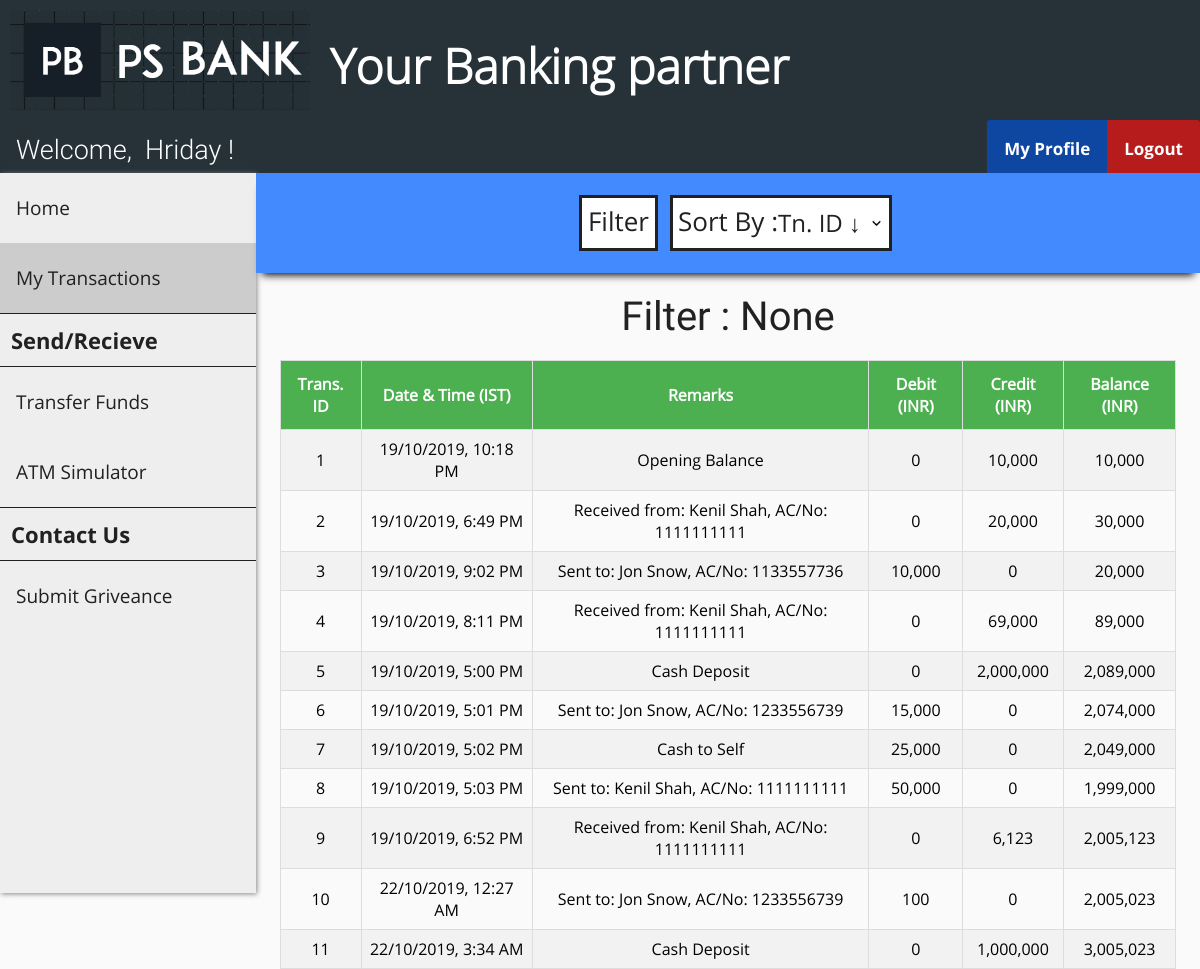
Screenshot of /customer_transactions.php (signed in) with the database file from the repository.
### tables this page shows
CREATE TABLE `customer` (
  `cust_id` int(11) NOT NULL,
  `first_name` varchar(30) DEFAULT NULL,
  `last_name` varchar(30) DEFAULT NULL,
  `gender` varchar(10) DEFAULT NULL,
  `dob` date DEFAULT NULL,
  `aadhar_no` int(11) DEFAULT NULL,
  `email` varchar(30) DEFAULT NULL,
  `phone_no` varchar(20) DEFAULT NULL,
  `address` varchar(255) DEFAULT NULL,
  `branch` varchar(30) DEFAULT NULL,
  `account_no` int(11) DEFAULT NULL,
  `pin` int(4) DEFAULT NULL,
  `uname` varchar(30) DEFAULT NULL,
  `pwd` varchar(30) DEFAULT NULL
);

CREATE TABLE `passbook1` (
  `trans_id` int(11) NOT NULL,
  `trans_date` datetime DEFAULT NULL,
  `remarks` varchar(255) DEFAULT NULL,
  `debit` int(11) DEFAULT NULL,
  `credit` int(11) DEFAULT NULL,
  `balance` int(11) DEFAULT NULL
);

### customer_transactions.php (the view, shortened to what this page needs)
<?php
    include "connect.php";
    include "header.php";
    include "customer_navbar.php";
    include "customer_sidebar.php";
    if (isset($_SESSION['loggedIn_cust_id'])) {
        $sql0 = "SELECT * FROM passbook".$_SESSION['loggedIn_cust_id'];
    }
    $filter_indicator = "None";
?>
<!DOCTYPE html>
<html>
<head>
    <link rel="stylesheet" href="transactions_style.css">
</head>
<body>
    <div class="search-bar-wrapper">
        <div class="search-bar" id="the-search-bar">
            <div class="flex-item-search-bar" id="fi-search-bar">
                <button id="search" onclick="document.getElementById('id01').style.display='block'">Filter</button>
                <div class="flex-item-by">
                    <label id="sort">Sort By :</label>
                </div>
                <div class="flex-item-search-by">
                    <select name="by" onChange="window.location.href=this.value">
                        <option selected disabled hidden>
                            <?php if (empty($_GET['sort'])) {?>Tn. ID &darr;<?php } ?>
                        </option>
                    </select>
                </div>
            </div>
        </div>
    </div>
    <div class="flex-container">
        <p id="none">Filter : <?php echo $filter_indicator ?></p>
    </div>
    <div class="flex-container">
        <?php
            $result = $conn->query($sql0);
            if ($result->num_rows > 0) {?>
                <table id="transactions">
                    <tr>
                        <th>Trans. ID</th>
                        <th>Date & Time (IST)</th>
                        <th>Remarks</th>
                        <th>Debit (INR)</th>
                        <th>Credit (INR)</th>
                        <th>Balance (INR)</th>
                    </tr>
        <?php
            while($row = $result->fetch_assoc()) {?>
                    <tr>
                        <td><?php echo $row["trans_id"]; ?></td>
                        <td>
                            <?php
                                $time = strtotime($row["trans_date"]);
                                $sanitized_time = date("d/m/Y, g:i A", $time);
                                echo $sanitized_time;
                             ?>
                        </td>
                        <td><?php echo $row["remarks"]; ?></td>
                        <td><?php echo number_format($row["debit"]); ?></td>
                        <td><?php echo number_format($row["credit"]); ?></td>
                        <td><?php echo number_format($row["balance"]); ?></td>
                    </tr>
            <?php } ?>
            </table>
            <?php
            } else {  ?>
                <p id="none"> No results found :(</p>
            <?php }
            $conn->close(); ?>
    </div>
</body>
</html>

### header.php (shortened to what this page needs)
<!DOCTYPE html>
<html>
<head>
    <link rel="stylesheet" href="header_style.css">
</head>
<body>
    <div class="flex-container-header">
        <div class="flex-item-header">
            <img src="images/Logo1.png" onclick="eEgg_func()" width="300" height="100">
        </div>
        <div class="flex-item-header">
            <h1>Your Banking partner</h1>
        </div>
    </div>
</body>
</html>

### customer_navbar.php (shortened to what this page needs)
<?php
    include "connect.php";
    if (isset($_SESSION['loggedIn_cust_id'])) {
        $sql0 = "SELECT * FROM customer WHERE cust_id=".$_SESSION['loggedIn_cust_id'];
        $result = $conn->query($sql0);
        $row = $result->fetch_assoc();
    }
?>
<!DOCTYPE html>
<html>
<head>
    <link rel="stylesheet" href="user_navbar_style.css">
</head>
<body>
    <div class="nav-wrapper">
        <div class="topnav" id="theTopNav">
            <a id="user">Welcome, &nbsp<?php echo $row["first_name"]; ?> !</a>
            <a id="logout" href="/logout_action.php" onclick="return confirm('Are you sure?')">Logout</a>
            <a id="profile" href="/customer_profile.php">My Profile</a>
        </div>
    </div>
</body>
</html>

### customer_sidebar.php (shortened to what this page needs)
<!DOCTYPE html>
<html>
<head>
    <link rel="stylesheet" href="admin_sidebar_style.css">
</head>
<body>
    <div class="sidenav" id="theSideNav">
        <a href="/customer_home.php">Home</a>
        <a href="/customer_transactions.php">My Transactions</a>
        <a id="label">Send/Recieve</a>
        <a href="/beneficiary.php">Transfer Funds</a>
        <a href="/atm_simulator.php">ATM Simulator</a>
        <a id="label">Contact Us</a>
        <a href="#">Submit Griveance</a>
    </div>
</body>
</html>

### header_style.css (style rules this page uses)
body { margin: 0; padding: 0; background-color: #FAFAFA; }
.flex-container-header { display: -webkit-flex; display: flex; width: auto; height: auto; background-color: #263238; }
.flex-item-header { width: auto; height: 100px; margin: 10px; }
h1 { font-family: OpenSans-Light; color: white; font-size: 3rem; line-height: 3rem; margin-top: calc((1.5rem - 2rem) + 2.5rem); margin-bottom: 1.5rem; }

### user_navbar_style.css (style rules this page uses)
.nav-wrapper { height: 53px; background: #333; }
.nav-wrapper .topnav { background-color: #263238; overflow: hidden; height: 53px; }
.topnav a[id="user"] { float: left; display: block; color: white; text-align: center; padding: 14px 16px; text-decoration: none; font-size: 27px; font-family: Roboto-Light; }
.topnav a[id="profile"] { float: right; display: block; color: white; text-align: center; padding: 17px 17px; text-decoration: none; font-size: 17px; font-family: OpenSans-Bold; background-color: #0D47A1; border-top-left-radius: 3px; }
.topnav a[id="logout"] { float: right; display: block; color: white; text-align: center; padding: 17px 17px; text-decoration: none; font-size: 17px; font-family: OpenSans-Bold; background-color: #b71c1c; border-top-right-radius: 3px; }

### admin_sidebar_style.css (style rules this page uses)
.sidenav { width: 256px; background-color: #eee; height: 90vh; float: left; overflow-y: auto; box-shadow: 1px 1px 5px #888888; }
.sidenav a { font-family: OpenSans-Regular; font-size: 19px; color: #212121; display: block; padding: 22px 16px; text-decoration: none; }
.sidenav a[id="label"] { font-family: OpenSans-Bold; font-size: 22px; color: #212121; display: block; padding: 11px; text-decoration: none; border-top: 1px solid #212121; border-bottom: 1px solid #212121; }
.sidenav a.active { background-color: #ccc; }

### transactions_style.css (style rules this page uses)
.flex-container { display: -webkit-flex; display: flex; margin-left: 256px; width: auto; height: auto; padding-top: 20px; flex-direction: column; overflow-x: auto; }
.search-bar-wrapper { height: 100px; }
.search-bar-wrapper .search-bar { display: -webkit-flex; display: flex; margin-left: 256px; position: relative; width: auto; height: 100px; flex-direction: column; background-color: #448AFF; box-shadow: 0 8px 8px -6px black; overflow: hidden; }
label[id="sort"] { display: block; float: left; color: #212121; font-family: OpenSans-Regular; font-size: 26px; background-color: white; border: 3px solid #212121; border-right: 0; margin: 12px; margin-right: 0px; height: 45px; padding-top: 5px; padding-left: 5px; }
select { font-family: OpenSans-Regular; color: #212121; font-size: 24px; background: url("images/down_arrow.png") 96% / 15% no-repeat #eee; -webkit-appearance: none; -moz-appearance: none; background-color: white; border: 3px solid #212121; border-left: 0; margin: 12px; margin-left: 0px; height: 56px; width: 115%; }
.flex-item-search-bar { display: -webkit-flex; display: flex; flex-direction: row; margin: auto; width: auto; height: auto; }
button[id="search"] { font-family: OpenSans-Regular; color: #212121; font-size: 26px; background-color: white; cursor: pointer; height: 40px; margin-top: 12px; padding-top: 5px; padding-bottom: 45px; border: 3px solid #212121; }
label { display: block; float: left; color: #212121; font-family: OpenSans-Bold; font-size: 20px; }
#transactions { font-family: OpenSans-Regular; border-collapse: collapse; width: 80%; margin: auto; }
@media screen and (max-width: 1280px) { #transactions { width: 95%; } }
#transactions td, #transactions th { text-align: center; border: 1px solid #ddd; padding: 8px; }
#transactions tr:nth-child(even) { background-color: #f2f2f2; }
#transactions th { padding-top: 12px; padding-bottom: 12px; background-color: #4CAF50; color: white; }
p[id="none"] { margin: auto; font-size: 40px; color: #212121; font-family: Roboto-Regular; }

### rows the page displays
customer: first_name "Hriday"
passbook1: trans_id "1", trans_date "19/10/2019, 10:18 PM", remarks "Opening Balance", debit "0", credit "10,000", balance "10,000"
passbook1: trans_id "2", trans_date "19/10/2019, 6:49 PM", remarks "Received from: Kenil Shah, AC/No: 1111111111", debit "0", credit "20,000", balance "30,000"
passbook1: trans_id "3", trans_date "19/10/2019, 9:02 PM", remarks "Sent to: Jon Snow, AC/No: 1133557736", debit "10,000", credit "0", balance "20,000"
passbook1: trans_id "4", trans_date "19/10/2019, 8:11 PM", remarks "Received from: Kenil Shah, AC/No: 1111111111", debit "0", credit "69,000", balance "89,000"
passbook1: trans_id "5", trans_date "19/10/2019, 5:00 PM", remarks "Cash Deposit", debit "0", credit "2,000,000", balance "2,089,000"
passbook1: trans_id "6", trans_date "19/10/2019, 5:01 PM", remarks "Sent to: Jon Snow, AC/No: 1233556739", debit "15,000", credit "0", balance "2,074,000"
passbook1: trans_id "7", trans_date "19/10/2019, 5:02 PM", remarks "Cash to Self", debit "25,000", credit "0", balance "2,049,000"
passbook1: trans_id "8", trans_date "19/10/2019, 5:03 PM", remarks "Sent to: Kenil Shah, AC/No: 1111111111", debit "50,000", credit "0", balance "1,999,000"
passbook1: trans_id "9", trans_date "19/10/2019, 6:52 PM", remarks "Received from: Kenil Shah, AC/No: 1111111111", debit "0", credit "6,123", balance "2,005,123"
passbook1: trans_id "10", trans_date "22/10/2019, 12:27 AM", remarks "Sent to: Jon Snow, AC/No: 1233556739", debit "100", credit "0", balance "2,005,023"
passbook1: trans_id "11", trans_date "22/10/2019, 3:34 AM", remarks "Cash Deposit", debit "0", credit "1,000,000", balance "3,005,023"

### other values shown
$filter_indicator "None"
